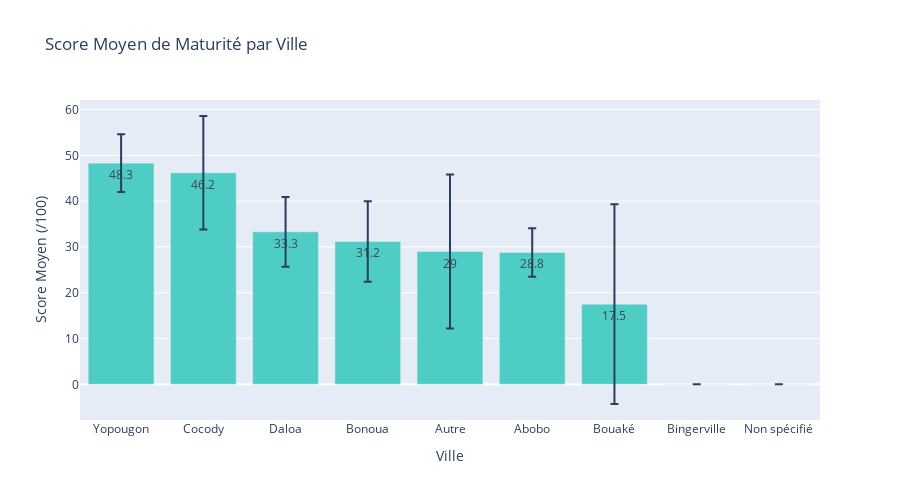

Here is the notebook cell this chart was saved with:
### Markdown cell above
## 5. Analyse par Localisation

### Code cell
# Extraction de la ville principale
def extract_city(location):
    if pd.isna(location):
        return 'Non spécifié'
    location = str(location).upper()
    cities = ['COCODY', 'YOPOUGON', 'DALOA', 'BOUAKÉ', 'BONOUA', 'ABOBO', 'BINGERVILLE']
    for city in cities:
        if city in location:
            return city.capitalize()
    return 'Autre'

df['city'] = df['location'].apply(extract_city)

# Analyse par ville
city_analysis = df.groupby('city').agg({
    'maturity_score': ['count', 'mean', 'std']
}).round(1)
city_analysis.columns = ['Nombre', 'Score Moyen', 'Écart-type']
city_analysis = city_analysis.sort_values('Score Moyen', ascending=False)

print("🌍 Analyse de Maturité par Ville:")
print(city_analysis)

# Visualisation
fig = go.Figure(data=[go.Bar(
    x=city_analysis.index,
    y=city_analysis['Score Moyen'],
    error_y=dict(type='data', array=city_analysis['Écart-type']),
    marker_color='#4ECDC4',
    text=city_analysis['Score Moyen'].round(1),
    textposition='auto'
)])

fig.update_layout(
    title='Score Moyen de Maturité par Ville',
    xaxis_title='Ville',
    yaxis_title='Score Moyen (/100)',
    height=500
)
fig.show()

### Figure 1 — Plotly figure (JSON) as saved in the notebook; plotly's stock layout.template omitted (floating-point values rounded to 4 significant figures)
{"data": [{"error_y": {"array": [6.3, 12.4, 7.6, 8.8, 16.8, 5.3, 21.8, null, null], "type": "data"}, "marker": {"color": "#4ECDC4"}, "text": [48.3, 46.2, 33.3, 31.2, 29, 28.8, 17.5, 0, 0], "textposition": "auto", "type": "bar", "x": ["Yopougon", "Cocody", "Daloa", "Bonoua", "Autre", "Abobo", "Bouaké", "Bingerville", "Non spécifié"], "y": [48.3, 46.2, 33.3, 31.2, 29, 28.8, 17.5, 0, 0]}], "layout": {"height": 500, "title": {"text": "Score Moyen de Maturité par Ville"}, "xaxis": {"title": {"text": "Ville"}}, "yaxis": {"title": {"text": "Score Moyen (/100)"}}}}
